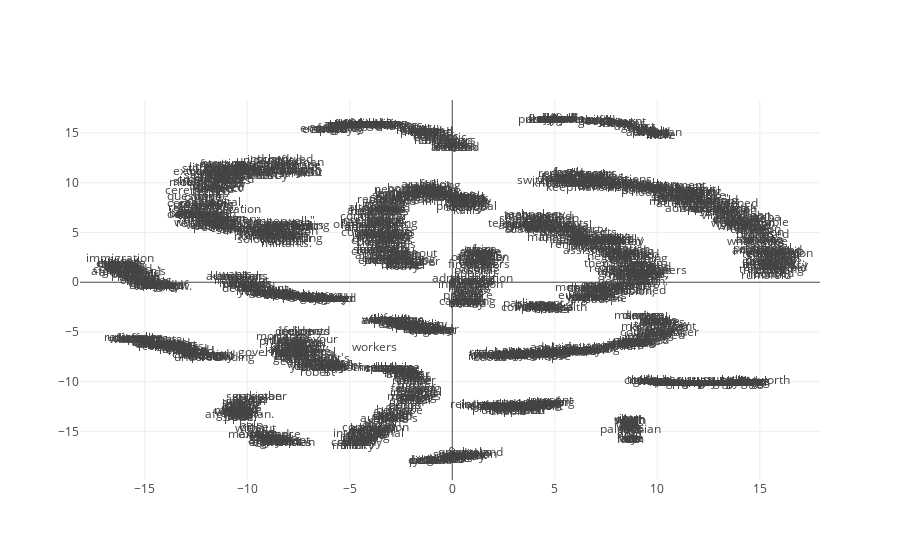

The notebook cell saved with this chart:
### Code cell
reduce_dimensions(model)

### Figure 1 — Plotly figure (JSON) as saved in the notebook; plotly's stock layout.template omitted (floating-point values rounded to 4 significant figures; data arrays with more than 128 entries replaced by an {"elided": "..."} marker saying what was removed)
{"data": [{"mode": "text", "text": {"elided": "1723 str values"}, "type": "scatter", "x": {"elided": "1723 float values"}, "y": {"elided": "1723 float values"}}], "layout": {}}
